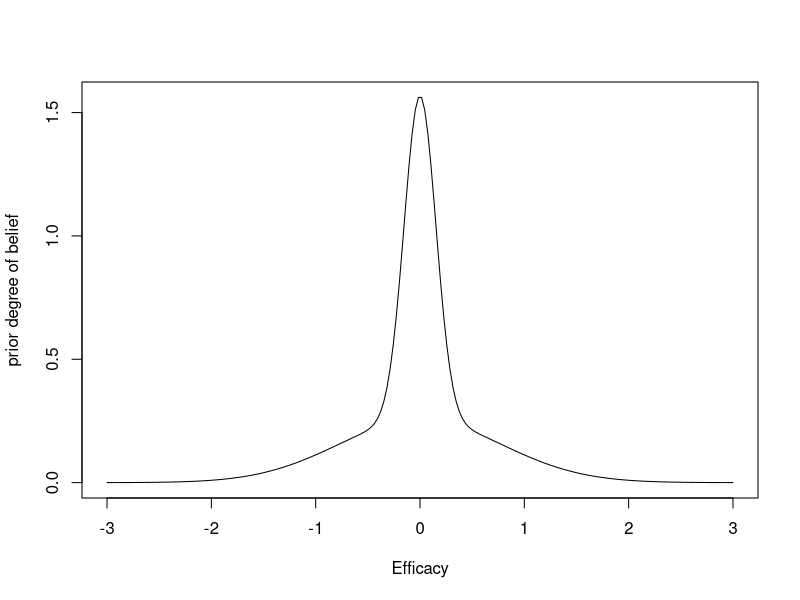

Here is the R script that generated this plot:

require(rms)

#### 1. Frank Harrell's Bayes Analysis in Sequential Testing ####

# Objective:
# Want to detect an efficacy of mu > 0 or futility at mu < 0.05 (assuming minimum clinically significant differencet at 0.05)

#### 1.1 Specification of Prior ====
# Let's decide that the prior is a mixture of two normal distribution with mean 0.
# SD1 is chosen that P(mu > 1) = 0.1
# SD2 is chosen that P(mu > 0.25) = 0.05
sd1 = 1/qnorm(1 - 0.1)
sd2 = 0.25/qnorm(1 - 0.05)
wt = 0.5  # 1:1 mixture

pdensity = function(x) wt * dnorm(x, 0, sd1) + (1-wt) * dnorm(x, 0, sd2)

x = seq(-3, 3, length = 200)
plot(x, pdensity(x), type = 'l', xlab = 'Efficacy', ylab = 'prior degree of belief')

#
#### 1.2 Sequential Testing Simulation ====




#
#### 4.2 Prediction in the Bus Problem [Bayes' Box] ####
# predicting a good bus given the data that 2 out of 5 bus are good:

# a vector of probabilities
theta = seq(0, 1, by = 0.1)

# prior distribution
prior = rep(1/11, 11) # uniform distribution

# likelihood function
lik = dbinom(2, 5, theta)

# posterior distribution = prior * likelihood
h = prior*lik
post = h/sum(h) # normalising constant


## probability of good bus tomorrow:
# This happens to be the same as the posterior expectation of theta
prob_tomorrow = sum(theta*post) # 42.87%


#
#### 5 Parameter Estimation: Analytical Methods ####

# Analytical methods only work on some cases.
# If analytical methods do not work, we will use MCMC and JAGS!
